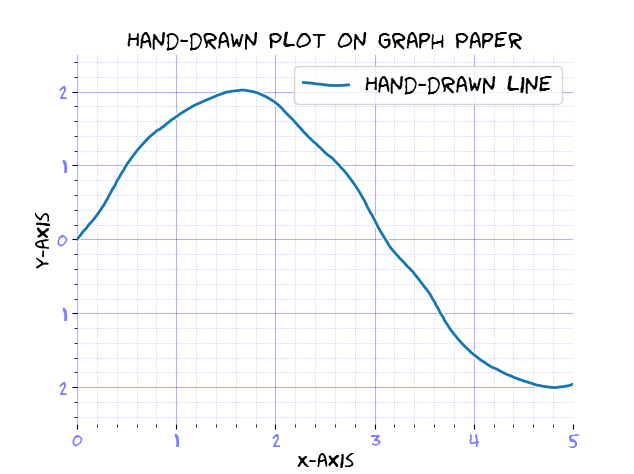

Reproduce this figure in Python.
import matplotlib.pyplot as plt
import matplotlib.ticker as ticker
import numpy as np
from matplotlib.font_manager import FontProperties


# Function to create graph paper background
def setup_graph_paper(ax):
    # Set major and minor ticks to create gridlines
    ax.xaxis.set_major_locator(ticker.MultipleLocator(1))
    ax.xaxis.set_minor_locator(ticker.MultipleLocator(0.2))
    ax.yaxis.set_major_locator(ticker.MultipleLocator(1))
    ax.yaxis.set_minor_locator(ticker.MultipleLocator(0.2))

    # Customize the grid
    ax.grid(which='major', color='blue', linestyle='-', linewidth=0.8, alpha=0.3)
    ax.grid(which='minor', color='blue', linestyle=':', linewidth=0.5, alpha=0.3)



fig, ax = plt.subplots()
setup_graph_paper(ax)

# Generate data for the plot
x = np.linspace(0, 5, 100)
y = 2 * np.sin(x)

with plt.xkcd(scale=3, length=200, randomness=5):
    ax.plot(x, y, label='Hand-drawn line')

# gotta manually customise the tick labels
for label in ax.get_xticklabels() + ax.get_yticklabels():
    label.set_fontname('Humor Sans')
    label.set_fontsize(14)
    label.set_color('blue')
    label.set_alpha(0.5)

# manually add the axis labels in the right font
ax.set_xlabel('X-axis', fontname='Humor Sans', fontsize=14)
ax.set_ylabel('Y-axis', fontname='Humor Sans', fontsize=14)
ax.set_title('Hand-drawn Plot on Graph Paper', fontname='Humor Sans', fontsize=16)
font = FontProperties(family='Humor Sans',
                      weight='bold',
                      style='normal', size=16) # getting the legend to look right
ax.legend(prop=font)

# Adjusting the axis limits to match the graph paper
ax.set_xlim([0, 5])
ax.set_ylim([-2.5, 2.5])

# removing the border frame
ax.spines['top'].set_visible(False)
ax.spines['right'].set_visible(False)
ax.spines['bottom'].set_visible(False)
ax.spines['left'].set_visible(False)

plt.show()
